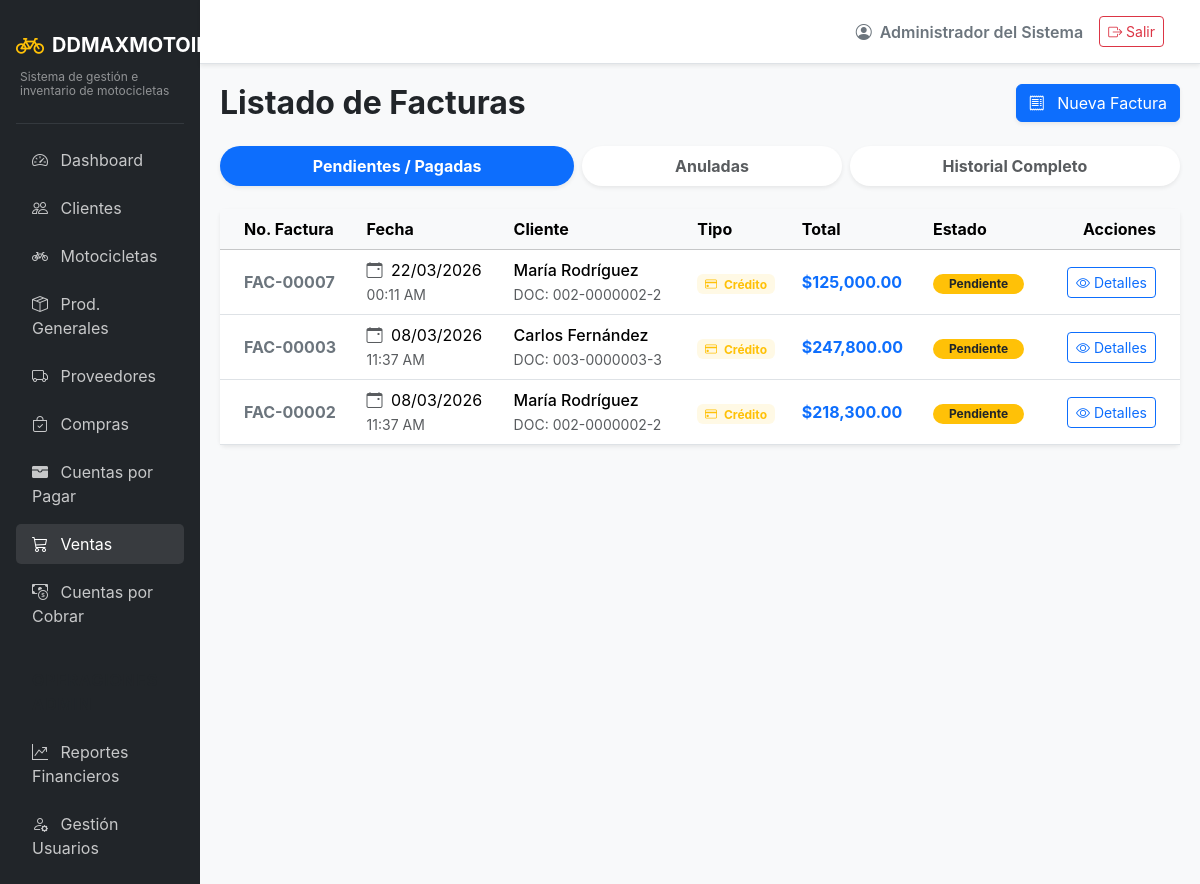
Before: /sales/ (signed in) with the older database file.
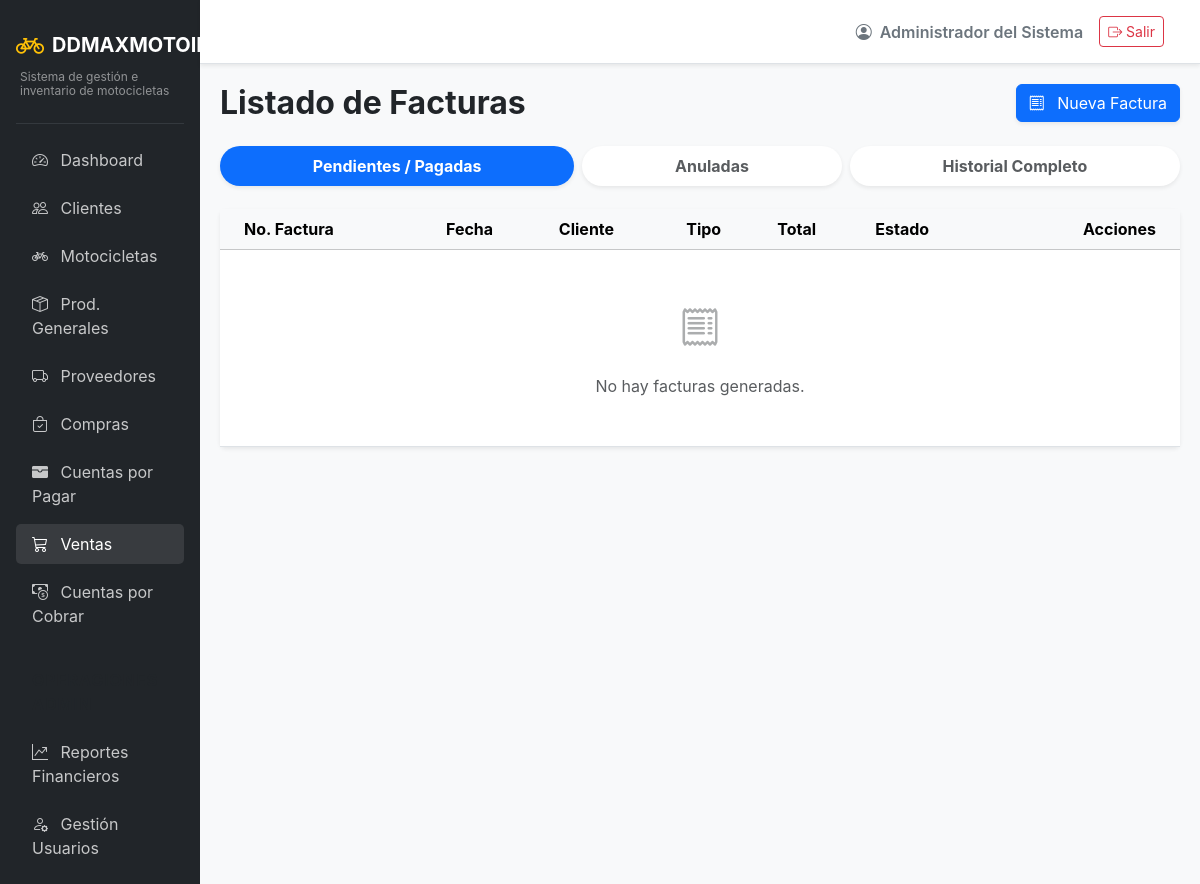
After: the same page with the newer database file.
### app/models/transactions.py (models this page shows)
class Facturas(db.Model):
    __tablename__ = 'facturas'
    id = db.Column(db.Integer, primary_key=True)
    cliente_id = db.Column(db.Integer, db.ForeignKey('clientes.id'), nullable=False)
    usuario_id = db.Column(db.Integer, db.ForeignKey('usuarios.id'), nullable=False)
    fecha = db.Column(db.DateTime, default=datetime.utcnow)
    tipo = db.Column(db.String(20), nullable=False) # contado, credito
    subtotal = db.Column(db.Numeric(12, 2), nullable=False)
    descuento = db.Column(db.Numeric(12, 2), default=0)
    total = db.Column(db.Numeric(12, 2), nullable=False)
    pago_inicial = db.Column(db.Numeric(12, 2), default=0)
    metodo_pago = db.Column(db.String(50))
    estado = db.Column(db.String(20), default='pagada')
    created_at = db.Column(db.DateTime, default=datetime.utcnow)
    cliente = db.relationship('Clientes', backref='facturas')
    usuario = db.relationship('Usuarios', backref='facturas_generadas')
    detalles = db.relationship('DetalleFactura', backref='factura', lazy=True)
    cuenta_por_cobrar = db.relationship('CuentasPorCobrar', backref='factura', uselist=False)

### app/models/entities.py (models this page shows)
class Clientes(db.Model):
    __tablename__ = 'clientes'
    id = db.Column(db.Integer, primary_key=True)
    tipo = db.Column(db.String(20), nullable=False) # fisico, juridico
    nombre = db.Column(db.String(150), nullable=False)
    documento = db.Column(db.String(50), unique=True, nullable=False)
    telefono = db.Column(db.String(20))
    direccion = db.Column(db.String(255))
    nombre_garante = db.Column(db.String(150))
    documento_garante = db.Column(db.String(50))
    telefono_garante = db.Column(db.String(20))
    direccion_garante = db.Column(db.String(255))
    created_at = db.Column(db.DateTime, default=datetime.utcnow)

### app/routes/sales.py (the view)
@sales_bp.route('/')
def list_sales():
    estado = request.args.get('estado', 'pendientes')
    query = Facturas.query
    if estado == 'pendientes':
        query = query.filter(Facturas.estado != 'anulada')
    elif estado == 'anuladas':
        query = query.filter(Facturas.estado == 'anulada')
    facturas = query.options(joinedload(Facturas.cliente)).order_by(Facturas.fecha.desc()).all()
    return render_template('sales/list.html', facturas=facturas, estado_actual=estado)

### app/models/auth.py (called while the page is built)
@login_manager.user_loader
def load_user(user_id):
    return db.session.get(Usuarios, int(user_id))

### app/templates/sales/list.html (shortened to what the changed rows need)
{% extends "base.html" %}
{% block content %}
<div class="d-flex justify-content-between align-items-center mb-4">
    <h2 class="fw-bold mb-0">Listado de Facturas</h2>
</div>
<div class="card shadow-sm border-0">
    <div class="card-body p-0">
        <div class="table-responsive">
            <table class="table table-hover align-middle mb-0">
                <thead class="table-light">
                    <tr>
                        <th class="ps-4">No. Factura</th>
                        <th>Fecha</th>
                        <th>Cliente</th>
                        <th>Tipo</th>
                        <th>Total</th>
                        <th>Estado</th>
                        <th class="text-end pe-4">Acciones</th>
                    </tr>
                </thead>
                <tbody>
                    {% for factura in facturas %}
                    <tr>
                        <td class="ps-4 fw-bold text-secondary">
                            FAC-{{ "{:05d}".format(factura.id) }}
                        </td>
                        <td>
                            <div><i class="bi bi-calendar-event text-muted me-1"></i> {{ factura.fecha.strftime('%d/%m/%Y') }}</div>
                            <small class="text-muted">{{ factura.fecha.strftime('%H:%M %p') }}</small>
                        </td>
                        <td>
                            <div class="fw-medium">{{ factura.cliente.nombre if factura.cliente else 'N/A' }}</div>
                            <small class="text-muted text-uppercase">Doc: {{ factura.cliente.documento if factura.cliente else '' }}</small>
                        </td>
                        <td>
                            {% if factura.tipo == 'contado' %}
                                <span class="badge bg-success bg-opacity-10 text-success"><i class="bi bi-cash me-1"></i> Contado</span>
                            {% else %}
                                <span class="badge bg-warning bg-opacity-10 text-warning"><i class="bi bi-credit-card me-1"></i> Crédito</span>
                            {% endif %}
                        </td>
                        <td>
                            <strong class="text-primary">${{ "{:,.2f}".format(factura.total) }}</strong>
                        </td>
                        <td>
                            {% if factura.estado == 'pagada' %}
                                <span class="badge bg-success rounded-pill px-3">Pagada</span>
                            {% elif factura.estado == 'pendiente' %}
                                <span class="badge bg-warning text-dark rounded-pill px-3">Pendiente</span>
                            {% elif factura.estado == 'anulada' %}
                                <span class="badge bg-danger rounded-pill px-3">Anulada</span>
                            {% elif factura.estado == 'dev. parcial' %}
                                <span class="badge bg-info text-dark rounded-pill px-3">Dev. Parcial</span>
                            {% else %}
                                <span class="badge bg-secondary rounded-pill px-3">{{ factura.estado|capitalize }}</span>
                            {% endif %}
                        </td>
                        <td class="text-end pe-4">
                            <a href="{{ url_for('sales.detail_sale', id=factura.id) }}" class="btn btn-sm btn-outline-primary" data-bs-toggle="tooltip" title="Ver Detalles">
                                <i class="bi bi-eye"></i> Detalles
                            </a>
                        </td>
                    </tr>
                    {% else %}
                    <tr>
                        <td colspan="7" class="text-center py-5 text-muted">
                            <i class="bi bi-receipt fs-1 d-block mb-3 opacity-50"></i>
                            No hay facturas generadas.
                        </td>
                    </tr>
                    {% endfor %}
                </tbody>
            </table>
        </div>
    </div>
</div>
{% endblock %}

Changed rows visible on the page:
removed Facturas: id "00007", fecha "22/03/2026", fecha "00:11 AM", cliente "María Rodríguez", cliente "002-0000002-2", tipo "credito" (drawn), total "125,000.00", estado "Pendiente"
no longer on this page (row edited): Facturas: id "00003", fecha "08/03/2026", fecha "11:37 AM", cliente "Carlos Fernández", cliente "003-0000003-3", tipo "credito" (drawn), total "247,800.00", estado "Pendiente"
no longer on this page (row edited): Facturas: id "00002", fecha "08/03/2026", fecha "11:37 AM", cliente "María Rodríguez", cliente "002-0000002-2", tipo "credito" (drawn), total "218,300.00", estado "Pendiente"
Other visible differences:
text now shown: "No hay facturas generadas."
